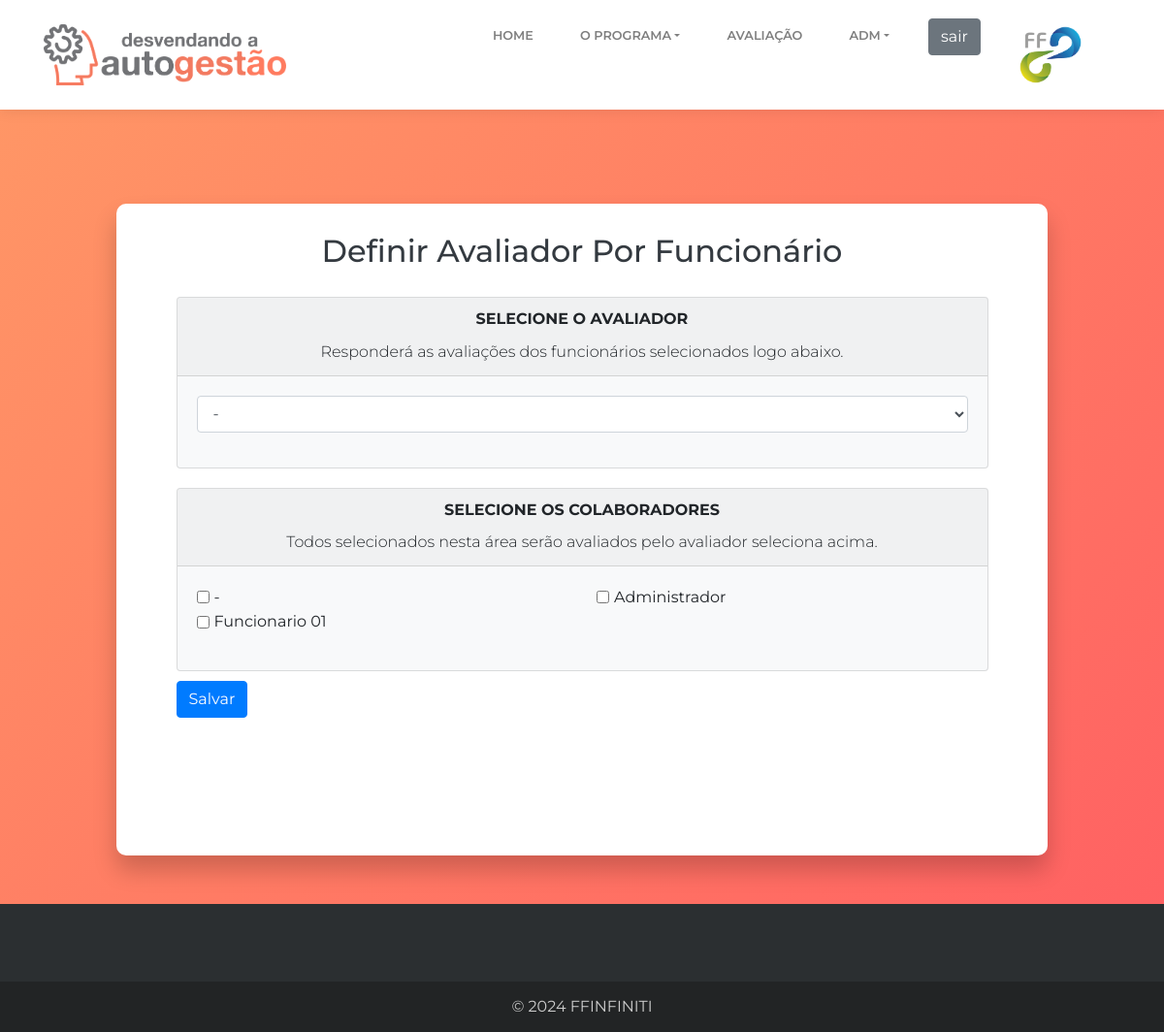
Screenshot of /paginas/add.avaliador.php (signed in) with the database file from the repository.
### tables this page shows
CREATE TABLE IF NOT EXISTS `funcionario` (
  `id` INT NOT NULL AUTO_INCREMENT,
  `login` VARCHAR(200) NOT NULL,
  `password` VARCHAR(255) NOT NULL,
  `name` VARCHAR(200) NULL,
  `cargo` VARCHAR(45) NULL,
  `status` INT NULL,
  `gestor_id` INT(11) NULL,
  `type_id` INT NOT NULL,
  PRIMARY KEY (`id`),
  INDEX `fk_funcionario_type1_idx` (`type_id` ASC) VISIBLE,
  UNIQUE INDEX `login_UNIQUE` (`login` ASC) VISIBLE,
  CONSTRAINT `fk_funcionario_type1`
    FOREIGN KEY (`type_id`)
    REFERENCES `type` (`id`)
    ON DELETE NO ACTION
    ON UPDATE NO ACTION);

### dao/funcionarioDao.php (called while the page is built, shortened)
<?php
	function listFuncionarios(){
    	$conn = conectar();
    	$sql = "select * from funcionario where status = '0' order by name";
		$result = mysqli_query($conn,$sql);
		return $result;
	}
?>

### paginas/add.avaliador.php (the view, shortened to what this page needs)
<?php
	include_once('../template/header.php');
    require_once('../dao/funcionarioDao.php');
?>
			 <section id="addavaliador" class="sections degrade" style="">
	            <div class="container">
                    <div class="content" style="width: 90%;min-height: 80vh;">
							<form action="../functions/setavaliador.php" method="post" style="margin-top: 30px;">
	                            <div class="form-group text-center h2">
	                                <label class="text-center text-dark">Definir Avaliador Por Funcionário</label>
	                            </div>
	                                <div class="card bg-light">
		                                <div class="card-header text-center">
		                                    <h6 class="card-title text-uppercase font-weight-bold">Selecione o Avaliador</h6>
		                                    <h7 class="card-title font-weight-light">Responderá as avaliações dos funcionários selecionados logo abaixo.</h7>
		                                </div>
		                                <div class="card-body">
		                                    <div class="form-group">
		                                        <select class="form-control" name="avaliador_select">
			                                        <div class="form-group">
								                        <?php
								                        	$resultFuncionario = listFuncionarios();
								                            while($funcionario = mysqli_fetch_array($resultFuncionario)){
								                                echo '<option value="'.$funcionario['id'].'">'.$funcionario['name'].'</option>';
							                                }
							                            ?>
						                            </div>
		                                		</select>
		                                    </div>
		                                </div>
		                            </div>
									<div class="card bg-light">
		                                <div class="card-header text-center">
		                                    <h6 class="card-title text-uppercase font-weight-bold">Selecione os colaboradores</h6>
		                                    <h7 class="card-title font-weight-light">Todos selecionados nesta área serão avaliados pelo avaliador seleciona acima.</h7>
		                                </div>
		                                <div class="card-body">
		                                    <div class="form-group">
		                                    	<div class="row">
												<?php
													$resultFuncionario = listFuncionarios();
								                    while($funcionario = mysqli_fetch_array($resultFuncionario)){
								                         echo '<div class="col-6">';
								                         echo '<div class="form-check form-check-inline">';
															 echo '<input class="form-check-input" type="checkbox" id="inlineCheckbox'.$funcionario['id'].'" name="option_'.$funcionario['id'].'" value="'.$funcionario['id'].'">';
															 echo '<label class="form-check-label" for="inlineCheckbox'.$funcionario['id'].'">'.$funcionario['name'].'</label>';
														 echo '</div> ';
														 echo '</div> ';
							                        }
							                    ?>
		                                    	</div>
		                                    </div>
		                                </div>
		                            </div>
	                            <div class="form-group">
	                                <button class="btn btn-primary" type="submit">Salvar</button>
	                            </div>
                            </form>
		        	</div>
		        </div>
	         </section>
<?php
	include_once('../template/footer.php');
?>

### assets/css/style.css (style rules this page uses)
.degrade { width: 100%; overflow: hidden; display: flex; justify-content: center; align-items: center; background: linear-gradient(-45deg, #ff5e62, #ff9966); background-attachment: fixed; overflow: hidden; position: relative; background-size: cover; text-align: justify; padding-top: 5rem; }
.sections .container { background: #fff; border-radius: 10px; box-shadow: 0 15px 25px rgba(0,0,0,0.2); width: 80%; display: flex; justify-content: center; align-items: center; flex-wrap: wrap; margin-top: 50px; margin-bottom: 50px; padding-bottom: 2rem; }
.sections .card { margin-top: 20px; }
.sections .btn { margin-top: 10px; margin-bottom: 20px; }

### rows the page displays
funcionario: name "-"
funcionario: name "Administrador"
funcionario: name "Funcionario 01"

### other values shown
form field avaliador_select "-"
